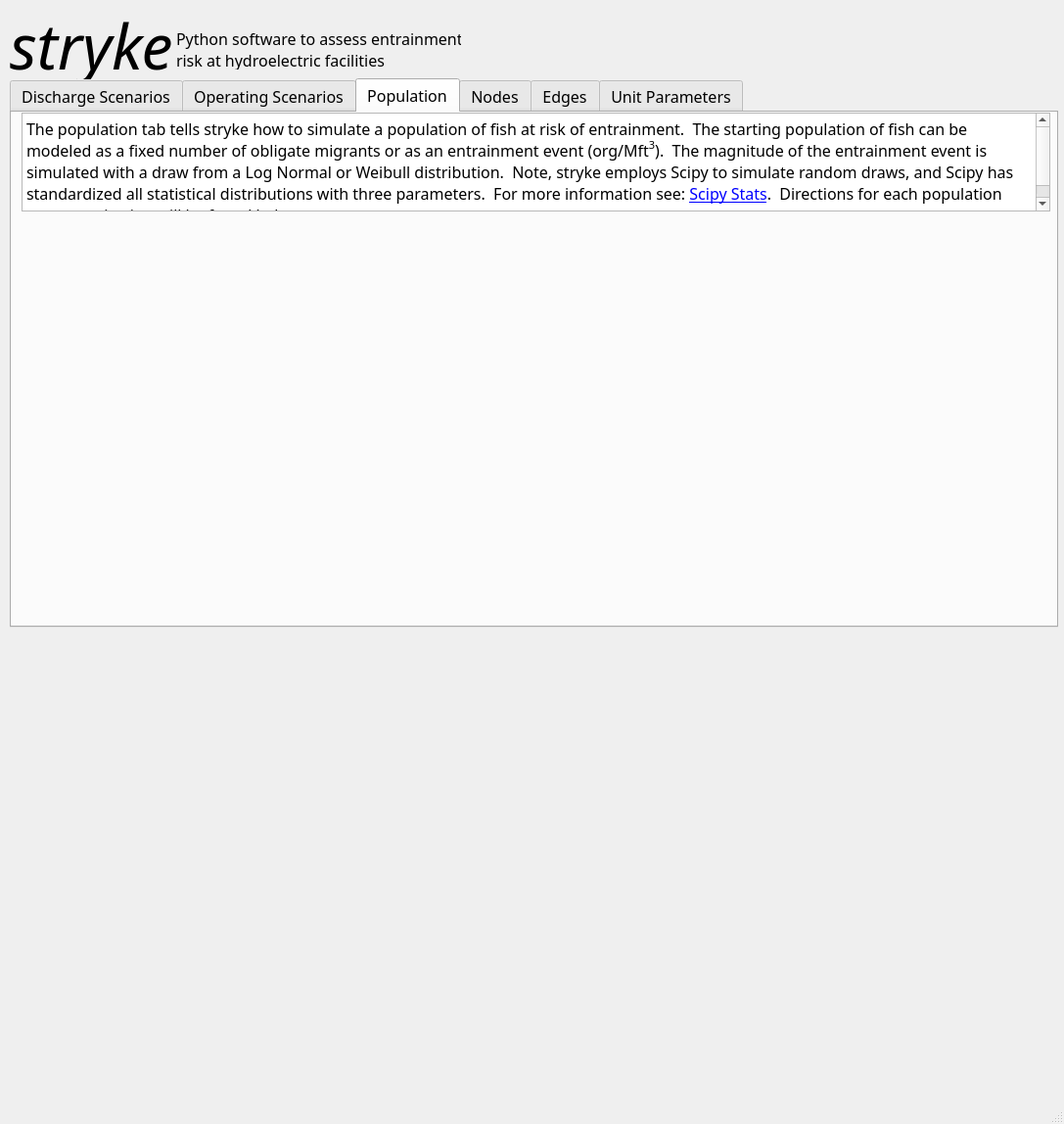
<?xml version="1.0" encoding="UTF-8"?>
<ui version="4.0">
 <class>MainWindow</class>
 <widget class="QMainWindow" name="MainWindow">
  <property name="geometry">
   <rect>
    <x>0</x>
    <y>0</y>
    <width>1087</width>
    <height>1148</height>
   </rect>
  </property>
  <property name="maximumSize">
   <size>
    <width>1087</width>
    <height>16777215</height>
   </size>
  </property>
  <property name="windowTitle">
   <string>MainWindow</string>
  </property>
  <widget class="QWidget" name="centralwidget">
   <widget class="QLabel" name="software_label">
    <property name="geometry">
     <rect>
      <x>10</x>
      <y>10</y>
      <width>171</width>
      <height>71</height>
     </rect>
    </property>
    <property name="font">
     <font>
      <family>Franklin Gothic Book</family>
      <pointsize>48</pointsize>
      <italic>true</italic>
     </font>
    </property>
    <property name="text">
     <string>stryke</string>
    </property>
   </widget>
   <widget class="QTabWidget" name="stryke_browser">
    <property name="geometry">
     <rect>
      <x>10</x>
      <y>80</y>
      <width>1071</width>
      <height>561</height>
     </rect>
    </property>
    <property name="font">
     <font>
      <family>Franklin Gothic Book</family>
      <pointsize>12</pointsize>
     </font>
    </property>
    <property name="currentIndex">
     <number>2</number>
    </property>
    <widget class="QWidget" name="Discharge_Scenario_Tab">
     <attribute name="title">
      <string>Discharge Scenarios</string>
     </attribute>
     <widget class="QTextBrowser" name="discharge_scenario_background">
      <property name="geometry">
       <rect>
        <x>10</x>
        <y>10</y>
        <width>1051</width>
        <height>101</height>
       </rect>
      </property>
      <property name="html">
       <string>&lt;!DOCTYPE HTML PUBLIC &quot;-//W3C//DTD HTML 4.0//EN&quot; &quot;http://www.w3.org/TR/REC-html40/strict.dtd&quot;&gt;
&lt;html&gt;&lt;head&gt;&lt;meta name=&quot;qrichtext&quot; content=&quot;1&quot; /&gt;&lt;style type=&quot;text/css&quot;&gt;
p, li { white-space: pre-wrap; }
&lt;/style&gt;&lt;/head&gt;&lt;body style=&quot; font-family:'Franklin Gothic Book'; font-size:12pt; font-weight:400; font-style:normal;&quot;&gt;
&lt;p style=&quot; margin-top:0px; margin-bottom:0px; margin-left:0px; margin-right:0px; -qt-block-indent:0; text-indent:0px;&quot;&gt;The discharge scenario tab contains information that describes the amount of discharge passing through the hydroelectric facility.  There are two ways to set up the discharge scenarios, either by passing a fixed discharge value for a user defined number of days, or by indicating a particular USGS flow gage.  If the end user chooses a USGS hydrograph, they must also indicate a representative flow year and watershed area prorate factor.&lt;/p&gt;&lt;/body&gt;&lt;/html&gt;</string>
      </property>
     </widget>
     <widget class="QStackedWidget" name="discharge_scenarios_stacker">
      <property name="geometry">
       <rect>
        <x>10</x>
        <y>140</y>
        <width>1051</width>
        <height>371</height>
       </rect>
      </property>
      <property name="currentIndex">
       <number>0</number>
      </property>
      <widget class="QWidget" name="fixed_discharge_page">
       <widget class="QTableWidget" name="fixed_discharge_table">
        <property name="enabled">
         <bool>true</bool>
        </property>
        <property name="geometry">
         <rect>
          <x>10</x>
          <y>40</y>
          <width>1027</width>
          <height>331</height>
         </rect>
        </property>
        <property name="font">
         <font>
          <family>Franklin Gothic Book</family>
          <pointsize>10</pointsize>
         </font>
        </property>
        <attribute name="horizontalHeaderMinimumSectionSize">
         <number>28</number>
        </attribute>
        <column>
         <property name="text">
          <string>Scenario Number</string>
         </property>
        </column>
        <column>
         <property name="text">
          <string>Scenario Name</string>
         </property>
        </column>
        <column>
         <property name="text">
          <string>Season</string>
         </property>
        </column>
        <column>
         <property name="text">
          <string>Months (comma sep. list)</string>
         </property>
        </column>
        <column>
         <property name="text">
          <string>Days (n)</string>
         </property>
        </column>
       </widget>
       <widget class="QSpinBox" name="fixed_discharge_scenarios">
        <property name="geometry">
         <rect>
          <x>400</x>
          <y>10</y>
          <width>42</width>
          <height>22</height>
         </rect>
        </property>
       </widget>
       <widget class="QLabel" name="fixed_discharge_instructions">
        <property name="geometry">
         <rect>
          <x>10</x>
          <y>10</y>
          <width>331</width>
          <height>21</height>
         </rect>
        </property>
        <property name="text">
         <string>Indicate the number of fixed discharge scenarios</string>
        </property>
       </widget>
      </widget>
      <widget class="QWidget" name="hydrographpage">
       <widget class="QTableWidget" name="tableWidget">
        <property name="geometry">
         <rect>
          <x>5</x>
          <y>41</y>
          <width>1041</width>
          <height>331</height>
         </rect>
        </property>
        <column>
         <property name="text">
          <string>Scenario Number</string>
         </property>
        </column>
        <column>
         <property name="text">
          <string>Scenario Name</string>
         </property>
        </column>
        <column>
         <property name="text">
          <string>Season</string>
         </property>
        </column>
        <column>
         <property name="text">
          <string>Months (comma sep. list)</string>
         </property>
        </column>
        <column>
         <property name="text">
          <string>Prorate Factor</string>
         </property>
        </column>
        <column>
         <property name="text">
          <string>USGS Gage</string>
         </property>
        </column>
        <column>
         <property name="text">
          <string>Discharge Year</string>
         </property>
        </column>
       </widget>
       <widget class="QLabel" name="label">
        <property name="geometry">
         <rect>
          <x>10</x>
          <y>10</y>
          <width>411</width>
          <height>21</height>
         </rect>
        </property>
        <property name="text">
         <string>Indicate the number of representative hydrograph scenarios</string>
        </property>
       </widget>
       <widget class="QSpinBox" name="spinBox">
        <property name="geometry">
         <rect>
          <x>440</x>
          <y>10</y>
          <width>42</width>
          <height>22</height>
         </rect>
        </property>
       </widget>
      </widget>
     </widget>
     <widget class="QComboBox" name="discharge_type_combo">
      <property name="geometry">
       <rect>
        <x>260</x>
        <y>120</y>
        <width>191</width>
        <height>22</height>
       </rect>
      </property>
      <property name="toolTip">
       <string>&lt;html&gt;&lt;head/&gt;&lt;body&gt;&lt;p&gt;Pick Discharge Mode&lt;/p&gt;&lt;/body&gt;&lt;/html&gt;</string>
      </property>
      <item>
       <property name="text">
        <string>Fixed Discharge</string>
       </property>
      </item>
      <item>
       <property name="text">
        <string>Hydrograph</string>
       </property>
      </item>
     </widget>
     <widget class="QLabel" name="instruction_label_discharge_combo">
      <property name="geometry">
       <rect>
        <x>20</x>
        <y>120</y>
        <width>241</width>
        <height>21</height>
       </rect>
      </property>
      <property name="text">
       <string>Choose how discharge is simulated</string>
      </property>
     </widget>
    </widget>
    <widget class="QWidget" name="Operating_Scenarios_Tab">
     <attribute name="title">
      <string>Operating Scenarios</string>
     </attribute>
     <widget class="QTextBrowser" name="textBrowser_2">
      <property name="geometry">
       <rect>
        <x>10</x>
        <y>10</y>
        <width>1051</width>
        <height>121</height>
       </rect>
      </property>
      <property name="html">
       <string>&lt;!DOCTYPE HTML PUBLIC &quot;-//W3C//DTD HTML 4.0//EN&quot; &quot;http://www.w3.org/TR/REC-html40/strict.dtd&quot;&gt;
&lt;html&gt;&lt;head&gt;&lt;meta name=&quot;qrichtext&quot; content=&quot;1&quot; /&gt;&lt;style type=&quot;text/css&quot;&gt;
p, li { white-space: pre-wrap; }
&lt;/style&gt;&lt;/head&gt;&lt;body style=&quot; font-family:'Franklin Gothic Book'; font-size:12pt; font-weight:400; font-style:normal;&quot;&gt;
&lt;p style=&quot; margin-top:0px; margin-bottom:0px; margin-left:0px; margin-right:0px; -qt-block-indent:0; text-indent:0px;&quot;&gt;There are multiple ways to set up operating scenarios for simulation.  The pull down control allows you to pick between Run-Of-River Hydro, Peaking Hydro, and Pumped Storage configurations.  When entering data, there must be an operating scenario for each unit modeled on the &lt;span style=&quot; font-style:italic;&quot;&gt;Unit Parameters&lt;/span&gt; tab.  For traditional Run-Of-River Hydro the facility operates 24 hours a day when there is enough flow.  The minimum station operating discharge and environmental discharge columns must be entered for all run of river operating scenarios.  For peaking and pumped storage hydro, the Probabiliy Not Operating and Hours Operating Per Day log normal distribution parameter columns must be filled out.  &lt;/p&gt;&lt;/body&gt;&lt;/html&gt;</string>
      </property>
     </widget>
     <widget class="QComboBox" name="operations_type_combo">
      <property name="geometry">
       <rect>
        <x>220</x>
        <y>140</y>
        <width>131</width>
        <height>22</height>
       </rect>
      </property>
      <item>
       <property name="text">
        <string>Run-Of-River</string>
       </property>
      </item>
      <item>
       <property name="text">
        <string>Peaking</string>
       </property>
      </item>
      <item>
       <property name="text">
        <string>Pumped_Storage</string>
       </property>
      </item>
     </widget>
     <widget class="QLabel" name="label_2">
      <property name="geometry">
       <rect>
        <x>10</x>
        <y>140</y>
        <width>211</width>
        <height>21</height>
       </rect>
      </property>
      <property name="text">
       <string>Choose Hydro Operating Mode</string>
      </property>
     </widget>
     <widget class="QSpinBox" name="spinBox_2">
      <property name="geometry">
       <rect>
        <x>310</x>
        <y>170</y>
        <width>42</width>
        <height>22</height>
       </rect>
      </property>
     </widget>
     <widget class="QLabel" name="label_3">
      <property name="geometry">
       <rect>
        <x>10</x>
        <y>170</y>
        <width>291</width>
        <height>21</height>
       </rect>
      </property>
      <property name="text">
       <string>Indicate the number of operating scenarios</string>
      </property>
     </widget>
     <widget class="QStackedWidget" name="stackedWidget">
      <property name="geometry">
       <rect>
        <x>9</x>
        <y>229</y>
        <width>1051</width>
        <height>291</height>
       </rect>
      </property>
      <property name="currentIndex">
       <number>1</number>
      </property>
      <widget class="QWidget" name="RunOfRiver_page">
       <widget class="QTableWidget" name="run_of_river_operating_scenarios_table">
        <property name="geometry">
         <rect>
          <x>0</x>
          <y>0</y>
          <width>1051</width>
          <height>321</height>
         </rect>
        </property>
        <column>
         <property name="text">
          <string>Scenario Number</string>
         </property>
        </column>
        <column>
         <property name="text">
          <string>Season</string>
         </property>
        </column>
        <column>
         <property name="text">
          <string>Unit</string>
         </property>
        </column>
        <column>
         <property name="text">
          <string>Minimum Operating Discharge (cfs)</string>
         </property>
        </column>
        <column>
         <property name="text">
          <string>Hours (n)</string>
         </property>
        </column>
       </widget>
      </widget>
      <widget class="QWidget" name="Peaking_page">
       <widget class="QTableWidget" name="peaking_operating_scenarios_table">
        <property name="geometry">
         <rect>
          <x>-10</x>
          <y>30</y>
          <width>1061</width>
          <height>291</height>
         </rect>
        </property>
        <column>
         <property name="text">
          <string>Scenario Number</string>
         </property>
        </column>
        <column>
         <property name="text">
          <string>Season</string>
         </property>
        </column>
        <column>
         <property name="text">
          <string>Unit</string>
         </property>
        </column>
        <column>
         <property name="text">
          <string>Season</string>
         </property>
        </column>
        <column>
         <property name="text">
          <string>Log Normal Shape</string>
         </property>
        </column>
        <column>
         <property name="text">
          <string>Log Normal Location</string>
         </property>
        </column>
        <column>
         <property name="text">
          <string>Log Normal Scale</string>
         </property>
        </column>
       </widget>
      </widget>
      <widget class="QWidget" name="Pumped_Storage_page">
       <widget class="QTableWidget" name="pumped_storage_operating_scenarios_table">
        <property name="geometry">
         <rect>
          <x>0</x>
          <y>21</y>
          <width>1041</width>
          <height>271</height>
         </rect>
        </property>
        <column>
         <property name="text">
          <string>Scenario Number</string>
         </property>
        </column>
        <column>
         <property name="text">
          <string>Season</string>
         </property>
        </column>
        <column>
         <property name="text">
          <string>Unit</string>
         </property>
        </column>
        <column>
         <property name="text">
          <string>Probability Not Operating</string>
         </property>
        </column>
        <column>
         <property name="text">
          <string>Log Normal Shape</string>
         </property>
        </column>
        <column>
         <property name="text">
          <string>Log Normal Location</string>
         </property>
        </column>
        <column>
         <property name="text">
          <string>Log Normal Scale</string>
         </property>
        </column>
       </widget>
      </widget>
     </widget>
    </widget>
    <widget class="QWidget" name="Population_Tab">
     <attribute name="title">
      <string>Population</string>
     </attribute>
     <widget class="QTextBrowser" name="textBrowser">
      <property name="geometry">
       <rect>
        <x>10</x>
        <y>0</y>
        <width>1051</width>
        <height>101</height>
       </rect>
      </property>
      <property name="html">
       <string>&lt;!DOCTYPE HTML PUBLIC &quot;-//W3C//DTD HTML 4.0//EN&quot; &quot;http://www.w3.org/TR/REC-html40/strict.dtd&quot;&gt;
&lt;html&gt;&lt;head&gt;&lt;meta name=&quot;qrichtext&quot; content=&quot;1&quot; /&gt;&lt;style type=&quot;text/css&quot;&gt;
p, li { white-space: pre-wrap; }
&lt;/style&gt;&lt;/head&gt;&lt;body style=&quot; font-family:'Franklin Gothic Book'; font-size:12pt; font-weight:400; font-style:normal;&quot;&gt;
&lt;p style=&quot; margin-top:0px; margin-bottom:0px; margin-left:0px; margin-right:0px; -qt-block-indent:0; text-indent:0px;&quot;&gt;The population tab tells stryke how to simulate a population of fish at risk of entrainment.  The starting population of fish can be modeled as a fixed number of obligate migrants or as an entrainment event (org/Mft&lt;span style=&quot; vertical-align:super;&quot;&gt;3&lt;/span&gt;).  The magnitude of the entrainment event is simulated with a draw from a Log Normal or Weibull distribution.  Note, stryke employs Scipy to simulate random draws, and Scipy has standardized all statistical distributions with three parameters.  For more information see: &lt;a href=&quot;https://docs.scipy.org/doc/scipy/reference/stats.html&quot;&gt;&lt;span style=&quot; text-decoration: underline; color:#0000ff;&quot;&gt;Scipy Stats&lt;/span&gt;&lt;/a&gt;.  Directions for each population parameterization will be found below.  &lt;/p&gt;&lt;/body&gt;&lt;/html&gt;</string>
      </property>
     </widget>
    </widget>
    <widget class="QWidget" name="Nodes_Tab">
     <attribute name="title">
      <string>Nodes</string>
     </attribute>
    </widget>
    <widget class="QWidget" name="Edges_Tab">
     <attribute name="title">
      <string>Edges</string>
     </attribute>
    </widget>
    <widget class="QWidget" name="Unit_Parameters_Tab">
     <attribute name="title">
      <string>Unit Parameters</string>
     </attribute>
    </widget>
   </widget>
   <widget class="QLabel" name="tag_line_label">
    <property name="geometry">
     <rect>
      <x>180</x>
      <y>30</y>
      <width>291</width>
      <height>41</height>
     </rect>
    </property>
    <property name="font">
     <font>
      <family>Franklin Gothic Book</family>
      <pointsize>12</pointsize>
     </font>
    </property>
    <property name="text">
     <string>Python software to assess entrainment 
risk at hydroelectric facilities</string>
    </property>
   </widget>
  </widget>
  <widget class="QMenuBar" name="menubar">
   <property name="geometry">
    <rect>
     <x>0</x>
     <y>0</y>
     <width>1087</width>
     <height>21</height>
    </rect>
   </property>
  </widget>
  <widget class="QStatusBar" name="statusbar"/>
 </widget>
 <resources/>
 <connections>
  <connection>
   <sender>discharge_type_combo</sender>
   <signal>currentIndexChanged(int)</signal>
   <receiver>discharge_scenarios_stacker</receiver>
   <slot>setCurrentIndex(int)</slot>
   <hints>
    <hint type="sourcelabel">
     <x>367</x>
     <y>261</y>
    </hint>
    <hint type="destinationlabel">
     <x>546</x>
     <y>521</y>
    </hint>
   </hints>
  </connection>
  <connection>
   <sender>operations_type_combo</sender>
   <signal>currentIndexChanged(int)</signal>
   <receiver>stackedWidget</receiver>
   <slot>setCurrentIndex(int)</slot>
   <hints>
    <hint type="sourcelabel">
     <x>288</x>
     <y>278</y>
    </hint>
    <hint type="destinationlabel">
     <x>264</x>
     <y>371</y>
    </hint>
   </hints>
  </connection>
 </connections>
</ui>
